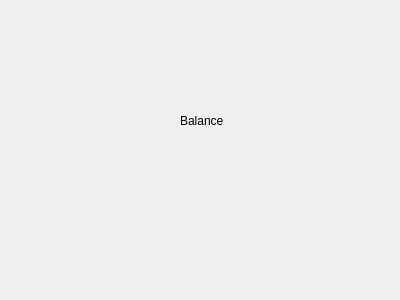
<?xml version="1.0" encoding="UTF-8"?>
<ui version="4.0">
 <class>Balance</class>
 <widget class="QWidget" name="Balance">
  <property name="geometry">
   <rect>
    <x>0</x>
    <y>0</y>
    <width>400</width>
    <height>300</height>
   </rect>
  </property>
  <property name="windowTitle">
   <string>Form</string>
  </property>
  <widget class="QLabel" name="label">
   <property name="geometry">
    <rect>
     <x>180</x>
     <y>110</y>
     <width>63</width>
     <height>21</height>
    </rect>
   </property>
   <property name="text">
    <string>Balance</string>
   </property>
  </widget>
 </widget>
 <resources/>
 <connections/>
</ui>
